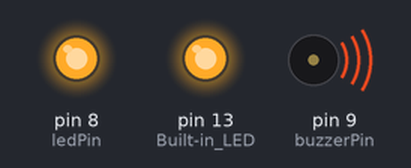
Recording of a sketch running on a simulated Arduino Uno, built with avr-gcc and run on an emulated ATmega328P. Parts: output pins drawn as LEDs (lit = HIGH), buzzer (waves = sounding, pin HIGH).

Above: at 0.5 s.
At 3.5 s:
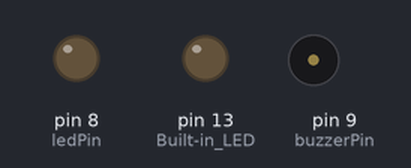
Timing chart, 0 to 4.6 s (numbered marks = the images above):
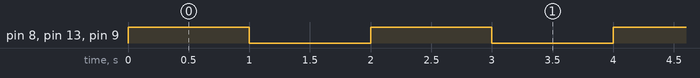

Measured:
- by itself, pin 8 (ledPin), pin 13 (Built-in_LED), pin 9 (buzzerPin): alternates HIGH for 1.0 s and LOW for 1.0 s

The sketch:

Alert_On.ino
```cpp
int ledPin = 8;     // External LED
int buzzerPin = 9; // Buzzer

void setup() {
  pinMode(LED_BUILTIN, OUTPUT); // Built-in LED (Pin 13)
  pinMode(ledPin, OUTPUT);
  pinMode(buzzerPin, OUTPUT);
}

void loop() {
  // Turn ON LED and buzzer
  digitalWrite(LED_BUILTIN, HIGH);
  digitalWrite(ledPin, HIGH);
  digitalWrite(buzzerPin, HIGH);

  delay(1000); // 1 second

  // Turn OFF LED and buzzer
  digitalWrite(LED_BUILTIN, LOW);
  digitalWrite(ledPin, LOW);
  digitalWrite(buzzerPin, LOW);

  delay(1000); // 1 second
}
```
